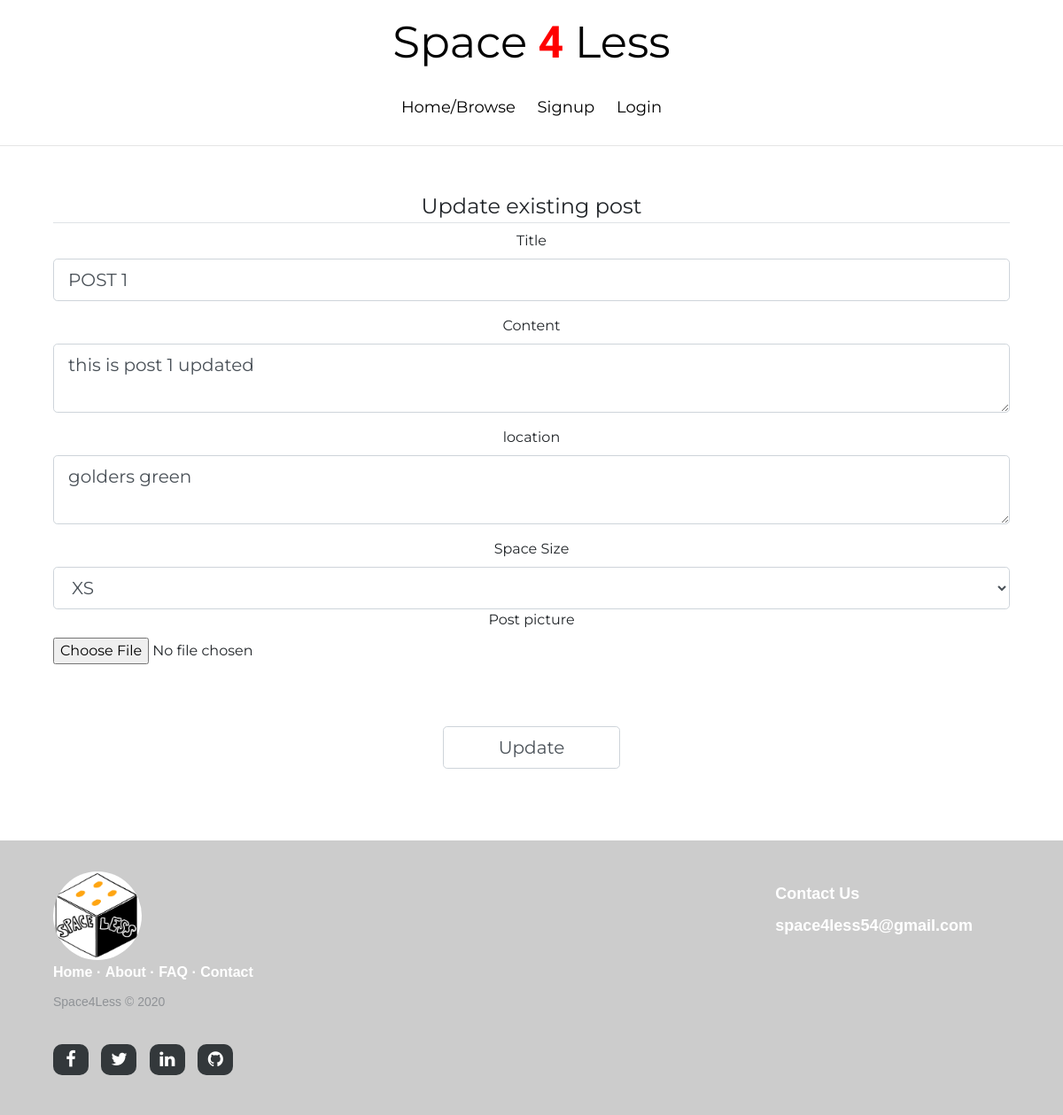
The page /update_post/1 on the database as committed earlier.
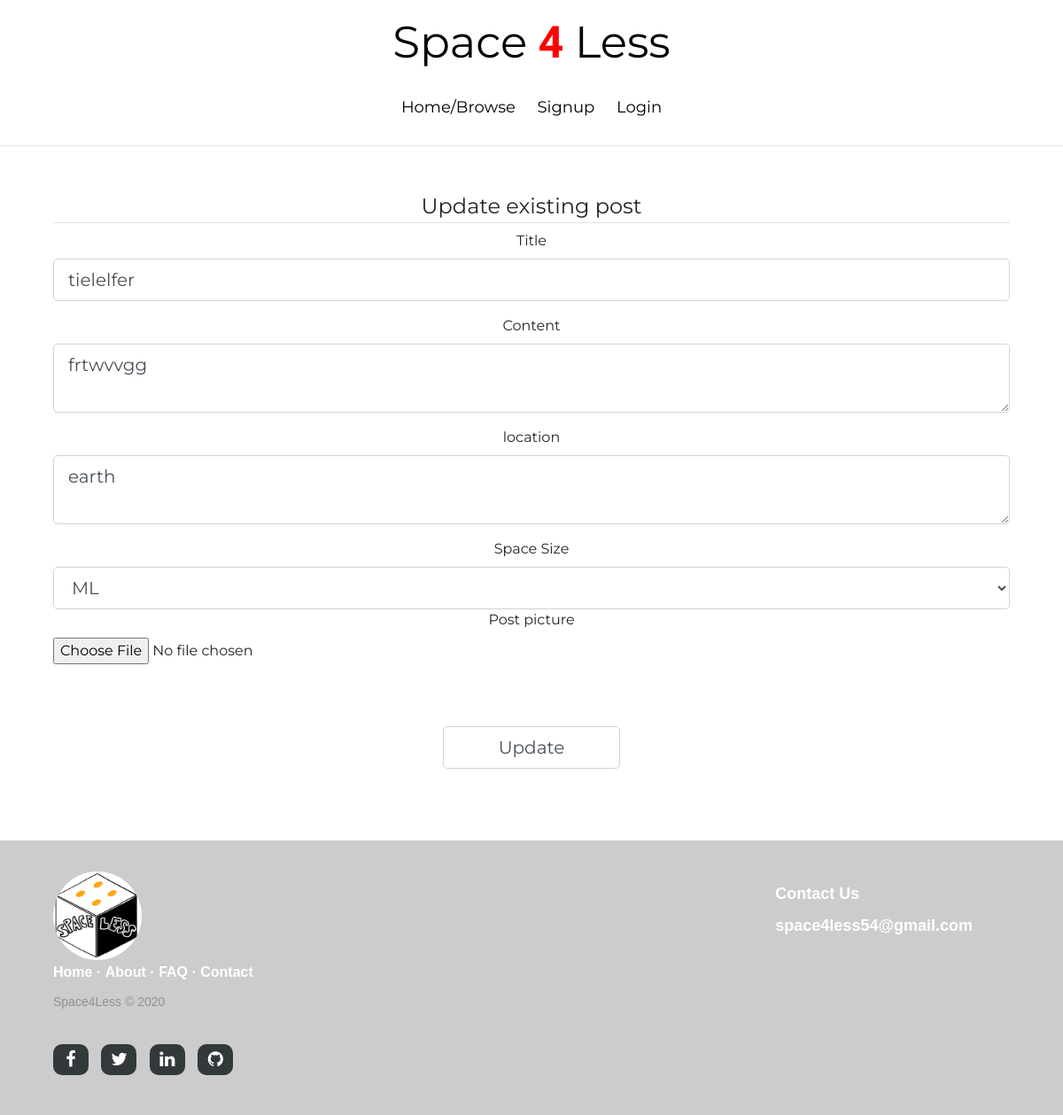
The same page on the database as committed later.
### app/models.py (models this page shows, shortened)
class Post(db.Model):
    __tablename__ = 'post'
    post_id = db.Column(db.Integer, primary_key=True)
    title = db.Column(db.String(30), nullable=False)
    date_posted = db.Column(db.DateTime, nullable=False, default=datetime.utcnow)
    image = db.Column(db.String(30), nullable=True, default='default.png')
    location = db.Column(db.String(50), nullable=False)
    space_size = db.Column(db.String(15), nullable=False)
    content = db.Column(db.String(30), nullable=False)
    user_id = db.Column(db.Integer, ForeignKey('user.user_id'), nullable=False)
    bookings = db.relationship('Book')
    comments = db.relationship('Comment')

### app/main/routes.py (the view)
@bp_main.route("/update_post/<postid>", methods=['GET', 'POST'])
def update_post(postid):
    post_obj = Post.query.get(postid)
    form_updatePost = UpdatePostForm()
    if form_updatePost.validate_on_submit():
        if form_updatePost.picture_for_posts.data:
            file = request.files['picture_for_posts']
            pic = saving_pictures_post(file)
            post_obj.image = pic
        post_obj.title = form_updatePost.title.data
        post_obj.content = form_updatePost.content.data
        post_obj.location = form_updatePost.location.data
        post_obj.space_size = form_updatePost.space_size.data
        db.session.commit()
        flash('You have successfully updated your post!', 'success')
        return redirect(url_for('main.my_posts'))
    elif request.method == 'GET':
        form_updatePost.title.data = post_obj.title
        form_updatePost.content.data = post_obj.content
        form_updatePost.location.data = post_obj.location
        form_updatePost.space_size.data = post_obj.space_size
    return render_template('update_post.html', title='Update a post',form=form_updatePost)

### app/main/forms.py
class UpdatePostForm(FlaskForm):
    title = StringField('Title',
                        validators=[DataRequired()])
    content = TextAreaField('Content',
                            validators=[DataRequired()])
    location = TextAreaField('location', validators=[DataRequired()])
    space_size = SelectField('Space Size', default=('0', 'Select'), choices=[('0', 'Select'), ('Extra Small', 'XS'),
                                                                       ('Small', 'S'), ('Medium', 'M'),
                                                                       ('Medium Large', 'ML'), ('Large', 'L'),
                                                                       ('Extra Large', 'XL')])
    picture_for_posts = FileField('Post picture',
                                  validators=[FileAllowed(['jpg', 'png'])]
                                  )
    submit = SubmitField('Update')

### app/templates/update_post.html (shortened to what this page needs)
{% extends 'layout.html' %}
{% block content %}
    <div class="content-section">
        <form method="POST" novalidate enctype="multipart/form-data">
            <fieldset class="form-design">
                <legend class="border-bottom">Update existing post</legend>
                <div class="form-group">
                    {{ form.title.label(class="form-control-label") }}
                    {% if form.title.errors %}
                        <br>
                        {{ form.title(class="form-control form-control-lg is-invalid") }}
                        <div class="invalid-feedback">
                            {% for error in form.title.errors %}
                                <span>{{ error }}</span>
                            {% endfor %}
                        </div>
                    {% else %}
                        <br>
                        {{ form.title(class="form-control form-control-lg") }}
                    {% endif %}
                </div>
                <div class="form-group">
                    {{ form.content.label(class="form-control-label") }}
                    {% if form.content.errors %}
                        <br>
                        {{ form.content(class="form-control form-control-lg is-invalid") }}
                        <div class="invalid-feedback">
                            {% for error in form.content.errors %}
                                <span>{{ error }}</span>
                            {% endfor %}
                        </div>
                    {% else %}
                        <br>
                        {{ form.content(class="form-control form-control-lg") }}
                    {% endif %}
                </div>
                <div class="form-group">
                    {{ form.location.label(class="form-control-label") }}
                    {% if form.location.errors %}
                        <br>
                        {{ form.locationa(class="form-control form-control-lg is-invalid") }}
                        <div class="invalid-feedback">
                            {% for error in form.location.errors %}
                                <span>{{ error }}</span>
                            {% endfor %}
                        </div>
                    {% else %}
                        <br>
                        {{ form.location(class="form-control form-control-lg") }}
                    {% endif %}
                </div>
                <div class="dropdownmenu">
                    {{ form.space_size.label(class="form-control-label") }}
                    {% if form.space_size.errors %}
                        <br>
                        {{ form.space_size(class="form-control form-control-lg is-invalid") }}
                        <div class="invalid-feedback">
                            {% for error in form.space_size.errors %}
                                <span>{{ error }}</span>
                            {% endfor %}
                        </div>
                    {% else %}
                        <br>
                        {{ form.space_size(class="form-control form-control-lg") }}
                    {% endif %}
                </div>
                <div class="form-group">
                    {{ form.picture_for_posts.label() }}
                    {% if form.picture_for_posts.errors %}
                        <br>
                        {{ form.picture_for_posts(class="form-control-file is-invalid") }}
                        <div class="invalid-feedback">
                            {% for error in form.picture_for_posts.errors %}
                                <span>{{ error }}</span>
                            {% endfor %}
                        </div>
                    {% else %}
                        <br>
                        {{ form.picture_for_posts(class="form-control-file") }}
                    {% endif %}
                </div>
                <div class="attempt">
                <p id="signupbutton" >{{ form.submit(class="form-control form-control-lg") }}</p></div>
            </fieldset>
        </form>
    </div>
{% endblock %}

### app/templates/layout.html (shortened to what this page needs)
<!DOCTYPE html>
<html lang="en">
<head>
    <link rel="stylesheet" type="text/css" href="{{ url_for('static', filename='design.css') }}">
    <link rel="stylesheet"  href=" https://maxcdn.bootstrapcdn.com/font-awesome/4.2.0/css/font-awesome.min.css">
    <link rel="stylesheet" href="https://stackpath.bootstrapcdn.com/bootstrap/4.4.1/css/bootstrap.min.css">
</head>
<body>
    <header>
        <nav class="nav">
            <div class="nav-header">
                <div class="nav-title">
                    Space<span style='color: red; font-family: "Mr Dafoe"; font-size: 50px; font-style: normal; font-variant: normal; font-weight: 700; line-height: 26.4px; '> 4 </span> Less
                </div>
            </div>
            <div class="nav-links">
                <a href="{{ url_for('main.home_page') }}"> Home/Browse</a>
                {% if current_user.is_authenticated %}
                    {% if current_user.roles == 'property_owner' %}
                        <a href="{{ url_for('main.post') }}" target="_blank"> Post </a>
                    {#{% else %}
                        <a href="{{ url_for('main.book') }}" target="_blank"> Book </a>#}
                    {% endif %}
                    <a href="{{ url_for('main.logout') }}">Logout</a>
                    <a href="{{ url_for('main.profile') }}">My profile</a>
                {% else %}
                    <a href="{{ url_for('main.signup') }}">Signup</a>
                    <a href="{{ url_for('main.login') }}">Login </a>
                {% endif %}
                <hr>
            </div>
        </nav>
    </header>
    <div class="main-body">
        {% block content %}{% endblock content %}
    </div>
<footer class="footer-distributed">
			<div class="footer-left">
				<span><img src="../static/logo.jpg" alt=" " height="100" width="100"></span>
				<p class="footer-links">
					<a href="#">Home</a>
					·
					<a href="#">About</a>
					·
					<a href="#">FAQ</a>
					·
					<a href="#">Contact</a>
				</p>
				<p class="footer-company-name">Space4Less © 2020</p>
				<div class="footer-icons">
					<a href="https://www.facebook.com"><i class="fa fa-facebook"></i></a>
					<a href="https://twitter.com"><i class="fa fa-twitter"></i></a>
					<a href="https://www.linkedin.com"><i class="fa fa-linkedin"></i></a>
					<a href="https://github.com"><i class="fa fa-github"></i></a>
				</div>
			</div>
			<div class="footer-right">
				<p>Contact Us</p>
                <br> <p>space4less54@gmail.com</p>
			</div>
		</footer>
</body>
</html>

### app/static/design.css (style rules this page uses)
.main-body { padding: 5%; }
.form-design { font-family: Montserrat, sans-serif; text-align: center; padding: 0; }
.form-group { text-align: center; border: none; }
#signupbutton { padding-top: 5%; width: 200px; margin: 0 auto; text-align: center; }
.attempt { margin: 0 auto; text-align: center; }
form { padding-top: 2%; padding-bottom: 2%; background-color: white; }
* { box-sizing: border-box; }
.nav { justify-content: space-between; height: 50px; width: 100%; background-color: transparent; }
.nav { display: inline-block !important; margin: auto; text-align: center; }
.nav > .nav-header > .nav-title { font-size: 50px; font-family: Montserrat, sans-serif; color: black; padding: 10px 10px 10px 10px; }
.nav > .nav-links { display: inline; font-size: 18px; font-family: Montserrat, sans-serif; color: black; }
.nav > .nav-links > a { display: inline-block; padding: 13px 10px 13px 10px; text-decoration: none; color: black; }
.footer-distributed { background: #cccccc; box-shadow: 0 1px 1px 0 rgba(0, 0, 0, 0.12); box-sizing: border-box; width: 100%; font: bold 16px sans-serif; text-align: left; padding: 35px 60px 40px; overflow: hidden; }
.footer-distributed .footer-left { float: left; }
img { border-radius: 55%; }
.footer-distributed .footer-links { color: #ffffff; margin: 0 0 10px; padding: 0; }
.footer-distributed .footer-links a { display:inline-block; line-height: 1.8; text-decoration: none; color: inherit; }
.footer-distributed .footer-company-name { color: #8f9296; font-size: 14px; font-weight: normal; margin: 0; }
.footer-distributed .footer-icons { margin-top: 40px; }
.footer-distributed .footer-icons a { display: inline-block; width: 40px; height: 35px; cursor: pointer; background-color: #33383b; border-radius: 10px; font-size: 20px; color: #ffffff; text-align: center; line-height: 35px; margin-right: 10px; margin-bottom: 5px; }
.footer-distributed .footer-right { float: right; }
.footer-distributed .footer-right p { display: inline-block; vertical-align: top; margin: 15px 42px 0 0; color: #ffffff; font-size: 18px; }

Rows that differ between the two databases and show on the page:
changed Post: title "POST 1" → "tielelfer"; content "this is post 1 updated" → "frtwvvgg"; location "golders green" → "earth"; space_size "XS" → "ML"
